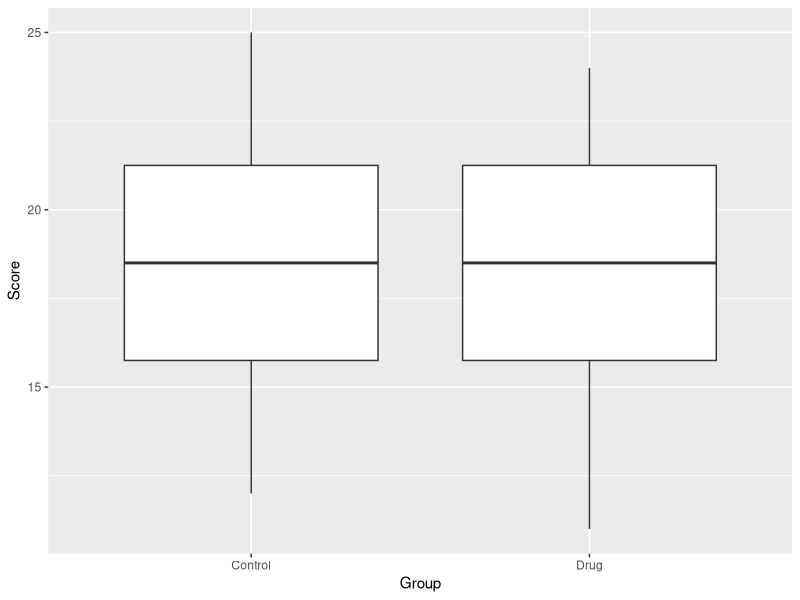
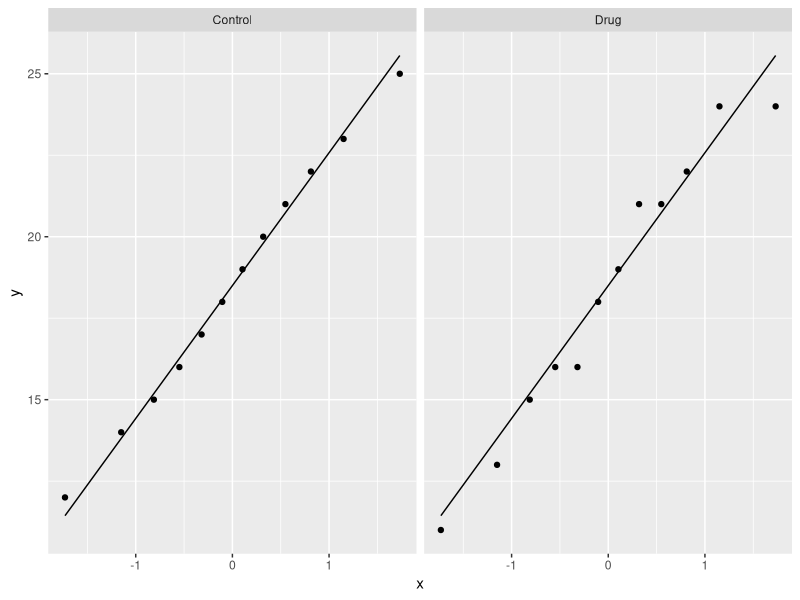
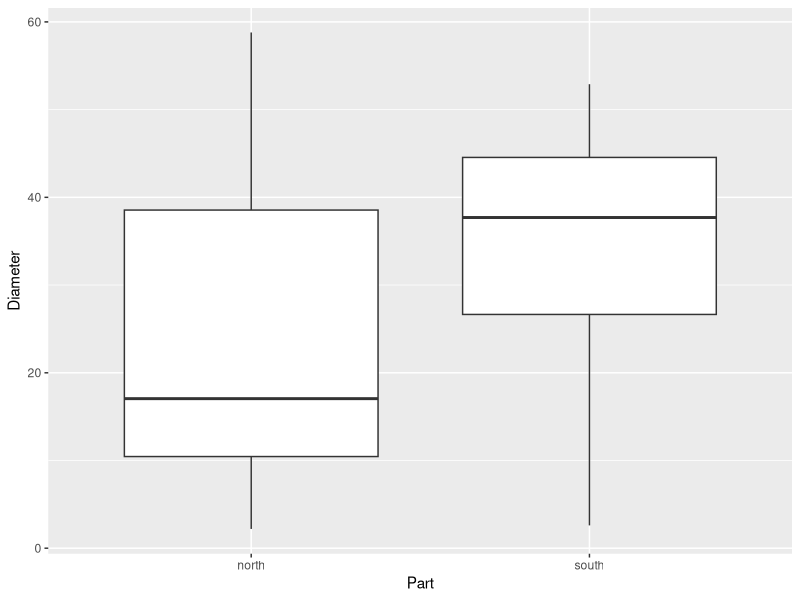
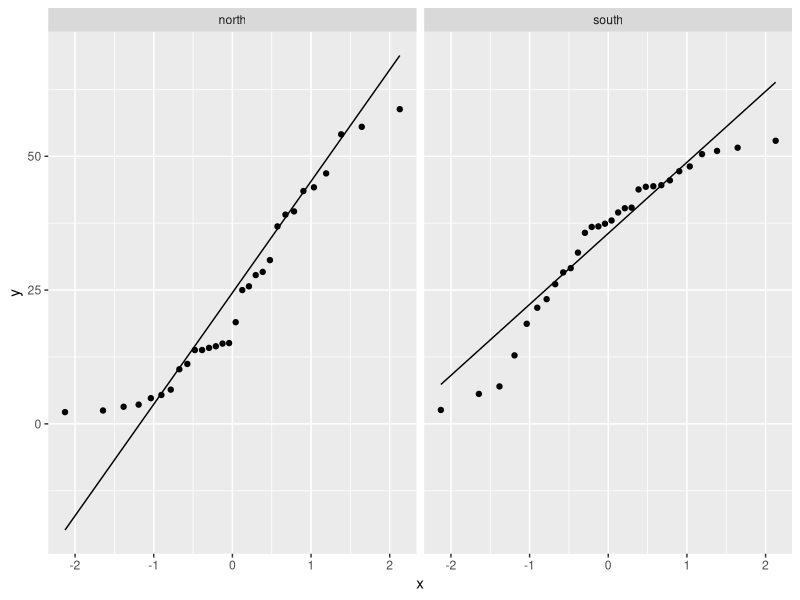

Write R code to recreate these figures, in order.
## ---- chunk 1
library("ggplot2")
## ---- chunk 2
hay = read.table("hayfever.txt",header=T)
str(hay)
## ---- chunk 3
ggplot(hay,aes(x=Group,y=Score)) + geom_boxplot()
## ---- chunk 4
t.test(Score ~ Group,data=hay,var.equal=T)
## ---- chunk 5
t.test(Score ~ Group,data=hay,var.equal=T,conf=0.90)
## ---- chunk 6
t.test(Score ~ Group,data=hay,var.equal=T,conf=0.99)
## ---- chunk 7
ggplot(hay,aes(sample=Score)) + stat_qq() + stat_qq_line() + facet_wrap(facets = vars(Group))
## ---- chunk 8
pine = read.table("pinetrees.txt",header=T)
t.test(Diameter ~ Part,data = pine, var.equal=T)

ggplot(pine,aes(x=Part,y=Diameter)) + geom_boxplot()

ggplot(pine,aes(sample=Diameter)) + stat_qq() + stat_qq_line() + facet_wrap(facets = vars(Part))

aggregate(Diameter ~ Part,data=pine,FUN = sd)
17.50015/14.25831
14.25831/17.50015
